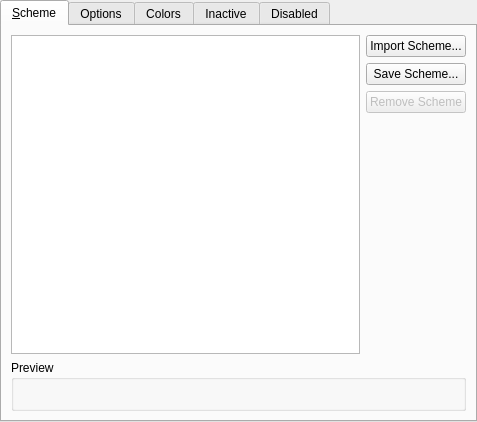
<?xml version="1.0" encoding="UTF-8"?>
<ui version="4.0">
 <class>colorSettings</class>
 <widget class="QWidget" name="colorSettings">
  <property name="geometry">
   <rect>
    <x>0</x>
    <y>0</y>
    <width>477</width>
    <height>422</height>
   </rect>
  </property>
  <layout class="QVBoxLayout">
   <property name="margin">
    <number>0</number>
   </property>
   <item>
    <widget class="QTabWidget" name="tabWidget">
     <property name="currentIndex">
      <number>0</number>
     </property>
     <widget class="QWidget" name="pageScheme">
      <attribute name="title">
       <string>&amp;Scheme</string>
      </attribute>
      <layout class="QGridLayout" name="gridLayout">
       <item row="0" column="0">
        <widget class="KListWidget" name="schemeList">
         <property name="sizePolicy">
          <sizepolicy hsizetype="Expanding" vsizetype="Expanding">
           <horstretch>0</horstretch>
           <verstretch>0</verstretch>
          </sizepolicy>
         </property>
         <property name="iconSize">
          <size>
           <width>23</width>
           <height>16</height>
          </size>
         </property>
        </widget>
       </item>
       <item row="0" column="1">
        <layout class="QVBoxLayout" name="verticalLayout_2">
         <item>
          <widget class="KPushButton" name="schemeImportButton">
           <property name="toolTip">
            <string>Import a color scheme from a file</string>
           </property>
           <property name="text">
            <string>Import Scheme...</string>
           </property>
          </widget>
         </item>
         <item>
          <widget class="KPushButton" name="schemeSaveButton">
           <property name="toolTip">
            <string>Save the current color scheme</string>
           </property>
           <property name="text">
            <string>Save Scheme...</string>
           </property>
          </widget>
         </item>
         <item>
          <widget class="KPushButton" name="schemeRemoveButton">
           <property name="enabled">
            <bool>false</bool>
           </property>
           <property name="toolTip">
            <string>Remove the selected scheme</string>
           </property>
           <property name="text">
            <string>Remove Scheme</string>
           </property>
          </widget>
         </item>
         <item>
          <spacer>
           <property name="orientation">
            <enum>Qt::Vertical</enum>
           </property>
           <property name="sizeHint" stdset="0">
            <size>
             <width>20</width>
             <height>40</height>
            </size>
           </property>
          </spacer>
         </item>
        </layout>
       </item>
       <item row="1" column="0" colspan="2">
        <widget class="QGroupBox" name="groupBox_3">
         <property name="sizePolicy">
          <sizepolicy hsizetype="Preferred" vsizetype="Fixed">
           <horstretch>0</horstretch>
           <verstretch>0</verstretch>
          </sizepolicy>
         </property>
         <property name="title">
          <string>Preview</string>
         </property>
         <layout class="QVBoxLayout" name="verticalLayout_3">
          <item>
           <widget class="PreviewWidget" name="schemePreview" native="true">
            <property name="sizePolicy">
             <sizepolicy hsizetype="Preferred" vsizetype="Fixed">
              <horstretch>0</horstretch>
              <verstretch>0</verstretch>
             </sizepolicy>
            </property>
            <property name="minimumSize">
             <size>
              <width>0</width>
              <height>10</height>
             </size>
            </property>
           </widget>
          </item>
         </layout>
        </widget>
       </item>
      </layout>
     </widget>
     <widget class="QWidget" name="pageOptions">
      <attribute name="title">
       <string>Options</string>
      </attribute>
      <layout class="QVBoxLayout" name="verticalLayout_7">
       <item>
        <widget class="QCheckBox" name="useInactiveEffects">
         <property name="text">
          <string>Apply inactive window color &amp;effects</string>
         </property>
        </widget>
       </item>
       <item>
        <widget class="QCheckBox" name="inactiveSelectionEffect">
         <property name="text">
          <string>In&amp;active selection changes color</string>
         </property>
        </widget>
       </item>
       <item>
        <widget class="QCheckBox" name="shadeSortedColumn">
         <property name="text">
          <string>Shade sorted column &amp;in lists</string>
         </property>
        </widget>
       </item>
       <item>
        <widget class="QCheckBox" name="applyToAlien">
         <property name="mouseTracking">
          <bool>true</bool>
         </property>
         <property name="text">
          <string>Apply colors to &amp;non-KDE4 applications</string>
         </property>
        </widget>
       </item>
       <item>
        <widget class="QGroupBox" name="groupBox_5">
         <property name="toolTip">
          <string>Shading of frames and lighting (&quot;3D&quot;) effects</string>
         </property>
         <property name="title">
          <string>Shading</string>
         </property>
         <layout class="QGridLayout" name="gridLayout_3">
          <property name="horizontalSpacing">
           <number>12</number>
          </property>
          <property name="verticalSpacing">
           <number>0</number>
          </property>
          <item row="0" column="1">
           <widget class="QLabel" name="label_9">
            <property name="text">
             <string>Minimum</string>
            </property>
           </widget>
          </item>
          <item row="0" column="2">
           <spacer name="horizontalSpacer">
            <property name="orientation">
             <enum>Qt::Horizontal</enum>
            </property>
            <property name="sizeHint" stdset="0">
             <size>
              <width>198</width>
              <height>20</height>
             </size>
            </property>
           </spacer>
          </item>
          <item row="0" column="3">
           <widget class="QLabel" name="label_10">
            <property name="text">
             <string>Maximum</string>
            </property>
           </widget>
          </item>
          <item row="1" column="0">
           <widget class="QLabel" name="label_8">
            <property name="text">
             <string>Contrast</string>
            </property>
           </widget>
          </item>
          <item row="1" column="1" colspan="3">
           <widget class="QSlider" name="contrastSlider">
            <property name="maximum">
             <number>10</number>
            </property>
            <property name="pageStep">
             <number>5</number>
            </property>
            <property name="orientation">
             <enum>Qt::Horizontal</enum>
            </property>
           </widget>
          </item>
         </layout>
        </widget>
       </item>
       <item>
        <spacer name="verticalSpacer">
         <property name="orientation">
          <enum>Qt::Vertical</enum>
         </property>
         <property name="sizeHint" stdset="0">
          <size>
           <width>20</width>
           <height>141</height>
          </size>
         </property>
        </spacer>
       </item>
      </layout>
     </widget>
     <widget class="QWidget" name="pageColors">
      <attribute name="title">
       <string>Colors</string>
      </attribute>
      <layout class="QGridLayout" name="gridLayout_2">
       <item row="0" column="0">
        <widget class="QLabel" name="label_7">
         <property name="sizePolicy">
          <sizepolicy hsizetype="Preferred" vsizetype="Preferred">
           <horstretch>0</horstretch>
           <verstretch>0</verstretch>
          </sizepolicy>
         </property>
         <property name="text">
          <string>Color set:</string>
         </property>
        </widget>
       </item>
       <item row="0" column="1">
        <widget class="QComboBox" name="colorSet">
         <property name="sizePolicy">
          <sizepolicy hsizetype="MinimumExpanding" vsizetype="Fixed">
           <horstretch>0</horstretch>
           <verstretch>0</verstretch>
          </sizepolicy>
         </property>
         <property name="toolTip">
          <string>Colorset to view/modify</string>
         </property>
         <item>
          <property name="text">
           <string comment="color-sets" extracomment="'Common' here means &quot;frequent/not rare&quot;, not &quot;shared&quot;">Common Colors</string>
          </property>
         </item>
         <item>
          <property name="text">
           <string comment="color-sets" extracomment="see kdebase/workspace/kcontrol/colors/README.i18n">View</string>
          </property>
         </item>
         <item>
          <property name="text">
           <string comment="color-sets" extracomment="see kdebase/workspace/kcontrol/colors/README.i18n">Window</string>
          </property>
         </item>
         <item>
          <property name="text">
           <string comment="color-sets" extracomment="see kdebase/workspace/kcontrol/colors/README.i18n">Button</string>
          </property>
         </item>
         <item>
          <property name="text">
           <string comment="color-sets" extracomment="see kdebase/workspace/kcontrol/colors/README.i18n">Selection</string>
          </property>
         </item>
         <item>
          <property name="text">
           <string comment="color-sets" extracomment="see kdebase/workspace/kcontrol/colors/README.i18n">Tooltip</string>
          </property>
         </item>
        </widget>
       </item>
       <item row="1" column="0" colspan="2">
        <widget class="QStackedWidget" name="stackColors">
         <property name="currentIndex">
          <number>0</number>
         </property>
         <widget class="QWidget" name="pageCommonColors">
          <layout class="QGridLayout">
           <property name="margin">
            <number>0</number>
           </property>
           <item row="0" column="0">
            <widget class="QTableWidget" name="commonColorTable">
             <property name="editTriggers">
              <set>QAbstractItemView::NoEditTriggers</set>
             </property>
             <property name="selectionMode">
              <enum>QAbstractItemView::SingleSelection</enum>
             </property>
             <property name="selectionBehavior">
              <enum>QAbstractItemView::SelectRows</enum>
             </property>
             <property name="wordWrap">
              <bool>true</bool>
             </property>
             <property name="columnCount">
              <number>2</number>
             </property>
             <row>
              <property name="text">
               <string>New Row</string>
              </property>
             </row>
             <row>
              <property name="text">
               <string>New Row</string>
              </property>
             </row>
             <row>
              <property name="text">
               <string>New Row</string>
              </property>
             </row>
             <row>
              <property name="text">
               <string>New Row</string>
              </property>
             </row>
             <row>
              <property name="text">
               <string>New Row</string>
              </property>
             </row>
             <row>
              <property name="text">
               <string>New Row</string>
              </property>
             </row>
             <row>
              <property name="text">
               <string>New Row</string>
              </property>
             </row>
             <row>
              <property name="text">
               <string>New Row</string>
              </property>
             </row>
             <row>
              <property name="text">
               <string>New Row</string>
              </property>
             </row>
             <row>
              <property name="text">
               <string>New Row</string>
              </property>
             </row>
             <row>
              <property name="text">
               <string>New Row</string>
              </property>
             </row>
             <row>
              <property name="text">
               <string>New Row</string>
              </property>
             </row>
             <row>
              <property name="text">
               <string>New Row</string>
              </property>
             </row>
             <row>
              <property name="text">
               <string>New Row</string>
              </property>
             </row>
             <row>
              <property name="text">
               <string>New Row</string>
              </property>
             </row>
             <row>
              <property name="text">
               <string>New Row</string>
              </property>
             </row>
             <row>
              <property name="text">
               <string>New Row</string>
              </property>
             </row>
             <row>
              <property name="text">
               <string>New Row</string>
              </property>
             </row>
             <row>
              <property name="text">
               <string>New Row</string>
              </property>
             </row>
             <row>
              <property name="text">
               <string>New Row</string>
              </property>
             </row>
             <row>
              <property name="text">
               <string>New Row</string>
              </property>
             </row>
             <row>
              <property name="text">
               <string>New Row</string>
              </property>
             </row>
             <row>
              <property name="text">
               <string>New Row</string>
              </property>
             </row>
             <row>
              <property name="text">
               <string>New Row</string>
              </property>
             </row>
             <row>
              <property name="text">
               <string>New Row</string>
              </property>
             </row>
             <row>
              <property name="text">
               <string>New Row</string>
              </property>
             </row>
             <column>
              <property name="text">
               <string>0</string>
              </property>
             </column>
             <column>
              <property name="text">
               <string>1</string>
              </property>
             </column>
             <item row="0" column="0">
              <property name="text">
               <string>View Background</string>
              </property>
             </item>
             <item row="1" column="0">
              <property name="text">
               <string>View Text</string>
              </property>
             </item>
             <item row="2" column="0">
              <property name="text">
               <string>Window Background</string>
              </property>
             </item>
             <item row="3" column="0">
              <property name="text">
               <string>Window Text</string>
              </property>
             </item>
             <item row="4" column="0">
              <property name="text">
               <string>Button Background</string>
              </property>
             </item>
             <item row="5" column="0">
              <property name="text">
               <string>Button Text</string>
              </property>
             </item>
             <item row="6" column="0">
              <property name="text">
               <string>Selection Background</string>
              </property>
             </item>
             <item row="7" column="0">
              <property name="text">
               <string>Selection Text</string>
              </property>
             </item>
             <item row="8" column="0">
              <property name="text">
               <string>Selection Inactive Text</string>
              </property>
             </item>
             <item row="9" column="0">
              <property name="text">
               <string>Inactive Text</string>
              </property>
             </item>
             <item row="10" column="0">
              <property name="text">
               <string>Active Text</string>
              </property>
             </item>
             <item row="11" column="0">
              <property name="text">
               <string>Link Text</string>
              </property>
             </item>
             <item row="12" column="0">
              <property name="text">
               <string>Visited Text</string>
              </property>
             </item>
             <item row="13" column="0">
              <property name="text">
               <string>Negative Text</string>
              </property>
             </item>
             <item row="14" column="0">
              <property name="text">
               <string>Neutral Text</string>
              </property>
             </item>
             <item row="15" column="0">
              <property name="text">
               <string>Positive Text</string>
              </property>
             </item>
             <item row="16" column="0">
              <property name="text">
               <string>Focus Decoration</string>
              </property>
             </item>
             <item row="17" column="0">
              <property name="text">
               <string>Hover Decoration</string>
              </property>
             </item>
             <item row="18" column="0">
              <property name="text">
               <string>Tooltip Background</string>
              </property>
             </item>
             <item row="19" column="0">
              <property name="text">
               <string>Tooltip Text</string>
              </property>
             </item>
             <item row="20" column="0">
              <property name="text">
               <string>Active Titlebar</string>
              </property>
             </item>
             <item row="21" column="0">
              <property name="text">
               <string>Active Titlebar Text</string>
              </property>
             </item>
             <item row="22" column="0">
              <property name="text">
               <string>Active Titlebar Secondary</string>
              </property>
             </item>
             <item row="23" column="0">
              <property name="text">
               <string>Inactive Titlebar</string>
              </property>
             </item>
             <item row="24" column="0">
              <property name="text">
               <string>Inactive Titlebar Text</string>
              </property>
             </item>
             <item row="25" column="0">
              <property name="text">
               <string>Inactive Titlebar Secondary</string>
              </property>
             </item>
            </widget>
           </item>
          </layout>
         </widget>
         <widget class="QWidget" name="pageSetColors">
          <layout class="QGridLayout">
           <property name="margin">
            <number>0</number>
           </property>
           <item row="0" column="0">
            <widget class="QTableWidget" name="colorTable">
             <property name="editTriggers">
              <set>QAbstractItemView::NoEditTriggers</set>
             </property>
             <property name="selectionMode">
              <enum>QAbstractItemView::SingleSelection</enum>
             </property>
             <property name="selectionBehavior">
              <enum>QAbstractItemView::SelectRows</enum>
             </property>
             <property name="wordWrap">
              <bool>true</bool>
             </property>
             <property name="columnCount">
              <number>2</number>
             </property>
             <column/>
             <column/>
            </widget>
           </item>
          </layout>
         </widget>
        </widget>
       </item>
       <item row="2" column="0" colspan="2">
        <widget class="QGroupBox" name="groupBox_4">
         <property name="sizePolicy">
          <sizepolicy hsizetype="Preferred" vsizetype="Fixed">
           <horstretch>0</horstretch>
           <verstretch>0</verstretch>
          </sizepolicy>
         </property>
         <property name="minimumSize">
          <size>
           <width>0</width>
           <height>0</height>
          </size>
         </property>
         <property name="title">
          <string>Preview</string>
         </property>
         <layout class="QVBoxLayout" name="verticalLayout_4">
          <item>
           <widget class="QStackedWidget" name="stackPreview">
            <property name="currentIndex">
             <number>0</number>
            </property>
            <widget class="QWidget" name="pageCommonPreview">
             <layout class="QVBoxLayout" name="verticalLayout">
              <property name="margin">
               <number>0</number>
              </property>
              <item>
               <widget class="PreviewWidget" name="colorPreview" native="true">
                <property name="sizePolicy">
                 <sizepolicy hsizetype="Preferred" vsizetype="Fixed">
                  <horstretch>0</horstretch>
                  <verstretch>0</verstretch>
                 </sizepolicy>
                </property>
                <property name="minimumSize">
                 <size>
                  <width>0</width>
                  <height>10</height>
                 </size>
                </property>
               </widget>
              </item>
             </layout>
            </widget>
            <widget class="QWidget" name="pageSetPreview">
             <layout class="QVBoxLayout" name="verticalLayout_5">
              <property name="margin">
               <number>0</number>
              </property>
              <item>
               <widget class="SetPreviewWidget" name="setPreview" native="true">
                <property name="sizePolicy">
                 <sizepolicy hsizetype="Preferred" vsizetype="Fixed">
                  <horstretch>0</horstretch>
                  <verstretch>0</verstretch>
                 </sizepolicy>
                </property>
                <property name="minimumSize">
                 <size>
                  <width>0</width>
                  <height>10</height>
                 </size>
                </property>
               </widget>
              </item>
             </layout>
            </widget>
           </widget>
          </item>
         </layout>
        </widget>
       </item>
      </layout>
     </widget>
     <widget class="QWidget" name="pageInactice">
      <attribute name="title">
       <string comment="@title:tab color transformations on inactive elements">Inactive</string>
      </attribute>
      <layout class="QGridLayout" name="gridLayout_4">
       <item row="0" column="0">
        <widget class="QLabel" name="label">
         <property name="text">
          <string>Intensity:</string>
         </property>
         <property name="alignment">
          <set>Qt::AlignRight|Qt::AlignTrailing|Qt::AlignVCenter</set>
         </property>
        </widget>
       </item>
       <item row="0" column="1">
        <widget class="QComboBox" name="inactiveIntensityBox">
         <property name="toolTip">
          <string>Inactive intensity effect type</string>
         </property>
         <item>
          <property name="text">
           <string comment="no inactive intensity effect">None</string>
          </property>
         </item>
         <item>
          <property name="text">
           <string comment="inactive intensity effect">Shade</string>
          </property>
         </item>
         <item>
          <property name="text">
           <string comment="inactive intensity effect">Darken</string>
          </property>
         </item>
         <item>
          <property name="text">
           <string comment="inactive intensity effect">Lighten</string>
          </property>
         </item>
        </widget>
       </item>
       <item row="0" column="2">
        <widget class="QSlider" name="inactiveIntensitySlider">
         <property name="enabled">
          <bool>false</bool>
         </property>
         <property name="toolTip">
          <string>Inactive intensity effect amount</string>
         </property>
         <property name="maximum">
          <number>40</number>
         </property>
         <property name="pageStep">
          <number>10</number>
         </property>
         <property name="orientation">
          <enum>Qt::Horizontal</enum>
         </property>
        </widget>
       </item>
       <item row="0" column="3">
        <spacer name="spacer">
         <property name="orientation">
          <enum>Qt::Horizontal</enum>
         </property>
         <property name="sizeType">
          <enum>QSizePolicy::Minimum</enum>
         </property>
         <property name="sizeHint" stdset="0">
          <size>
           <width>69</width>
           <height>22</height>
          </size>
         </property>
        </spacer>
       </item>
       <item row="1" column="0">
        <widget class="QLabel" name="label_2">
         <property name="text">
          <string>Color:</string>
         </property>
         <property name="alignment">
          <set>Qt::AlignRight|Qt::AlignTrailing|Qt::AlignVCenter</set>
         </property>
        </widget>
       </item>
       <item row="1" column="1">
        <widget class="QComboBox" name="inactiveColorBox">
         <property name="toolTip">
          <string>Inactive color effect type</string>
         </property>
         <item>
          <property name="text">
           <string comment="no inactive color effect">None</string>
          </property>
         </item>
         <item>
          <property name="text">
           <string comment="inactive color effect">Desaturate</string>
          </property>
         </item>
         <item>
          <property name="text">
           <string comment="inactive color effect">Fade</string>
          </property>
         </item>
         <item>
          <property name="text">
           <string comment="inactive color effect">Tint</string>
          </property>
         </item>
        </widget>
       </item>
       <item row="1" column="2">
        <widget class="QSlider" name="inactiveColorSlider">
         <property name="enabled">
          <bool>false</bool>
         </property>
         <property name="toolTip">
          <string>Inactive color amount</string>
         </property>
         <property name="maximum">
          <number>40</number>
         </property>
         <property name="pageStep">
          <number>10</number>
         </property>
         <property name="orientation">
          <enum>Qt::Horizontal</enum>
         </property>
        </widget>
       </item>
       <item row="1" column="3">
        <widget class="KColorButton" name="inactiveColorButton">
         <property name="enabled">
          <bool>false</bool>
         </property>
         <property name="toolTip">
          <string>Inactive color</string>
         </property>
        </widget>
       </item>
       <item row="2" column="0">
        <widget class="QLabel" name="label_3">
         <property name="text">
          <string>Contrast:</string>
         </property>
         <property name="alignment">
          <set>Qt::AlignRight|Qt::AlignTrailing|Qt::AlignVCenter</set>
         </property>
        </widget>
       </item>
       <item row="2" column="1">
        <widget class="QComboBox" name="inactiveContrastBox">
         <property name="toolTip">
          <string>Inactive contrast effect type</string>
         </property>
         <item>
          <property name="text">
           <string comment="no inactive contrast effect">None</string>
          </property>
         </item>
         <item>
          <property name="text">
           <string comment="inactive contrast effect">Fade</string>
          </property>
         </item>
         <item>
          <property name="text">
           <string comment="inactive contrast effect">Tint</string>
          </property>
         </item>
        </widget>
       </item>
       <item row="2" column="2">
        <widget class="QSlider" name="inactiveContrastSlider">
         <property name="enabled">
          <bool>false</bool>
         </property>
         <property name="toolTip">
          <string>Inactive contrast effect amount</string>
         </property>
         <property name="maximum">
          <number>20</number>
         </property>
         <property name="pageStep">
          <number>5</number>
         </property>
         <property name="orientation">
          <enum>Qt::Horizontal</enum>
         </property>
        </widget>
       </item>
       <item row="2" column="3">
        <spacer name="spacer_2">
         <property name="orientation">
          <enum>Qt::Horizontal</enum>
         </property>
         <property name="sizeType">
          <enum>QSizePolicy::Minimum</enum>
         </property>
         <property name="sizeHint" stdset="0">
          <size>
           <width>69</width>
           <height>20</height>
          </size>
         </property>
        </spacer>
       </item>
       <item row="4" column="0" colspan="4">
        <spacer name="verticalSpacer_3">
         <property name="orientation">
          <enum>Qt::Vertical</enum>
         </property>
         <property name="sizeHint" stdset="0">
          <size>
           <width>20</width>
           <height>0</height>
          </size>
         </property>
        </spacer>
       </item>
       <item row="3" column="0" colspan="4">
        <widget class="QGroupBox" name="groupBox">
         <property name="title">
          <string>Preview</string>
         </property>
         <layout class="QVBoxLayout" name="verticalLayout_6">
          <item>
           <widget class="PreviewWidget" name="inactivePreview" native="true">
            <property name="sizePolicy">
             <sizepolicy hsizetype="Preferred" vsizetype="Fixed">
              <horstretch>0</horstretch>
              <verstretch>0</verstretch>
             </sizepolicy>
            </property>
            <property name="minimumSize">
             <size>
              <width>0</width>
              <height>10</height>
             </size>
            </property>
           </widget>
          </item>
         </layout>
        </widget>
       </item>
      </layout>
     </widget>
     <widget class="QWidget" name="pageDisabled">
      <attribute name="title">
       <string comment="@title:tab color transformations on disabled elements">Disabled</string>
      </attribute>
      <layout class="QGridLayout" name="gridLayout_5">
       <item row="0" column="0">
        <widget class="QLabel" name="label_5">
         <property name="text">
          <string>Intensity:</string>
         </property>
         <property name="alignment">
          <set>Qt::AlignRight|Qt::AlignTrailing|Qt::AlignVCenter</set>
         </property>
        </widget>
       </item>
       <item row="0" column="1">
        <widget class="QComboBox" name="disabledIntensityBox">
         <property name="toolTip">
          <string>Disabled intensity effect type</string>
         </property>
         <item>
          <property name="text">
           <string comment="no disabled intensity effect">None</string>
          </property>
         </item>
         <item>
          <property name="text">
           <string comment="disabled intensity effect">Shade</string>
          </property>
         </item>
         <item>
          <property name="text">
           <string comment="disabled intensity effect">Darken</string>
          </property>
         </item>
         <item>
          <property name="text">
           <string comment="disabled intensity effect">Lighten</string>
          </property>
         </item>
        </widget>
       </item>
       <item row="0" column="2">
        <widget class="QSlider" name="disabledIntensitySlider">
         <property name="enabled">
          <bool>false</bool>
         </property>
         <property name="toolTip">
          <string>Disabled intensity effect amount</string>
         </property>
         <property name="maximum">
          <number>40</number>
         </property>
         <property name="pageStep">
          <number>10</number>
         </property>
         <property name="orientation">
          <enum>Qt::Horizontal</enum>
         </property>
        </widget>
       </item>
       <item row="0" column="3">
        <spacer name="spacer_3">
         <property name="orientation">
          <enum>Qt::Horizontal</enum>
         </property>
         <property name="sizeType">
          <enum>QSizePolicy::Minimum</enum>
         </property>
         <property name="sizeHint" stdset="0">
          <size>
           <width>69</width>
           <height>22</height>
          </size>
         </property>
        </spacer>
       </item>
       <item row="1" column="0">
        <widget class="QLabel" name="label_4">
         <property name="text">
          <string>Color:</string>
         </property>
         <property name="alignment">
          <set>Qt::AlignRight|Qt::AlignTrailing|Qt::AlignVCenter</set>
         </property>
        </widget>
       </item>
       <item row="1" column="1">
        <widget class="QComboBox" name="disabledColorBox">
         <property name="toolTip">
          <string>Disabled color effect type</string>
         </property>
         <item>
          <property name="text">
           <string comment="no disabled color effect">None</string>
          </property>
         </item>
         <item>
          <property name="text">
           <string comment="disabled color effect">Desaturate</string>
          </property>
         </item>
         <item>
          <property name="text">
           <string comment="disabled color effect">Fade</string>
          </property>
         </item>
         <item>
          <property name="text">
           <string comment="disabled color effect">Tint</string>
          </property>
         </item>
        </widget>
       </item>
       <item row="1" column="2">
        <widget class="QSlider" name="disabledColorSlider">
         <property name="enabled">
          <bool>false</bool>
         </property>
         <property name="toolTip">
          <string>Disabled color effect amount</string>
         </property>
         <property name="maximum">
          <number>40</number>
         </property>
         <property name="pageStep">
          <number>10</number>
         </property>
         <property name="orientation">
          <enum>Qt::Horizontal</enum>
         </property>
        </widget>
       </item>
       <item row="1" column="3">
        <widget class="KColorButton" name="disabledColorButton">
         <property name="enabled">
          <bool>false</bool>
         </property>
         <property name="toolTip">
          <string>Disabled color</string>
         </property>
        </widget>
       </item>
       <item row="2" column="0">
        <widget class="QLabel" name="label_6">
         <property name="text">
          <string>Contrast:</string>
         </property>
         <property name="alignment">
          <set>Qt::AlignRight|Qt::AlignTrailing|Qt::AlignVCenter</set>
         </property>
        </widget>
       </item>
       <item row="2" column="1">
        <widget class="QComboBox" name="disabledContrastBox">
         <property name="toolTip">
          <string>Disabled contrast type</string>
         </property>
         <item>
          <property name="text">
           <string comment="no disabled contrast">None</string>
          </property>
         </item>
         <item>
          <property name="text">
           <string comment="disabled contrast">Fade</string>
          </property>
         </item>
         <item>
          <property name="text">
           <string comment="disabled contrast">Tint</string>
          </property>
         </item>
        </widget>
       </item>
       <item row="2" column="2">
        <widget class="QSlider" name="disabledContrastSlider">
         <property name="enabled">
          <bool>false</bool>
         </property>
         <property name="toolTip">
          <string>Disabled contrast amount</string>
         </property>
         <property name="maximum">
          <number>20</number>
         </property>
         <property name="pageStep">
          <number>10</number>
         </property>
         <property name="orientation">
          <enum>Qt::Horizontal</enum>
         </property>
        </widget>
       </item>
       <item row="2" column="3">
        <spacer name="spacer_4">
         <property name="orientation">
          <enum>Qt::Horizontal</enum>
         </property>
         <property name="sizeType">
          <enum>QSizePolicy::Minimum</enum>
         </property>
         <property name="sizeHint" stdset="0">
          <size>
           <width>69</width>
           <height>20</height>
          </size>
         </property>
        </spacer>
       </item>
       <item row="4" column="0" colspan="4">
        <spacer name="verticalSpacer_2">
         <property name="orientation">
          <enum>Qt::Vertical</enum>
         </property>
         <property name="sizeHint" stdset="0">
          <size>
           <width>20</width>
           <height>0</height>
          </size>
         </property>
        </spacer>
       </item>
       <item row="3" column="0" colspan="4">
        <widget class="QGroupBox" name="groupBox_2">
         <property name="title">
          <string>Preview</string>
         </property>
         <layout class="QVBoxLayout" name="verticalLayout_8">
          <item>
           <widget class="PreviewWidget" name="disabledPreview" native="true">
            <property name="sizePolicy">
             <sizepolicy hsizetype="Preferred" vsizetype="Fixed">
              <horstretch>0</horstretch>
              <verstretch>0</verstretch>
             </sizepolicy>
            </property>
            <property name="minimumSize">
             <size>
              <width>0</width>
              <height>10</height>
             </size>
            </property>
           </widget>
          </item>
         </layout>
        </widget>
       </item>
      </layout>
     </widget>
    </widget>
   </item>
  </layout>
 </widget>
 <customwidgets>
  <customwidget>
   <class>KListWidget</class>
   <extends>QListWidget</extends>
   <header>klistwidget.h</header>
  </customwidget>
  <customwidget>
   <class>KPushButton</class>
   <extends>QPushButton</extends>
   <header>kpushbutton.h</header>
  </customwidget>
  <customwidget>
   <class>KColorButton</class>
   <extends>QPushButton</extends>
   <header>kcolorbutton.h</header>
  </customwidget>
  <customwidget>
   <class>PreviewWidget</class>
   <extends>QWidget</extends>
   <header>previewwidget.h</header>
   <container>1</container>
  </customwidget>
  <customwidget>
   <class>SetPreviewWidget</class>
   <extends>QWidget</extends>
   <header>setpreviewwidget.h</header>
   <container>1</container>
  </customwidget>
 </customwidgets>
 <tabstops>
  <tabstop>tabWidget</tabstop>
  <tabstop>schemeList</tabstop>
  <tabstop>schemeKnsButton</tabstop>
  <tabstop>schemeImportButton</tabstop>
  <tabstop>schemeSaveButton</tabstop>
  <tabstop>schemeRemoveButton</tabstop>
  <tabstop>useInactiveEffects</tabstop>
  <tabstop>inactiveSelectionEffect</tabstop>
  <tabstop>shadeSortedColumn</tabstop>
  <tabstop>applyToAlien</tabstop>
  <tabstop>contrastSlider</tabstop>
  <tabstop>colorSet</tabstop>
  <tabstop>commonColorTable</tabstop>
  <tabstop>inactiveIntensityBox</tabstop>
  <tabstop>inactiveIntensitySlider</tabstop>
  <tabstop>inactiveColorBox</tabstop>
  <tabstop>inactiveColorSlider</tabstop>
  <tabstop>inactiveContrastBox</tabstop>
  <tabstop>inactiveContrastSlider</tabstop>
  <tabstop>inactiveColorButton</tabstop>
  <tabstop>disabledIntensityBox</tabstop>
  <tabstop>disabledIntensitySlider</tabstop>
  <tabstop>disabledColorBox</tabstop>
  <tabstop>disabledColorSlider</tabstop>
  <tabstop>disabledContrastBox</tabstop>
  <tabstop>disabledContrastSlider</tabstop>
  <tabstop>disabledColorButton</tabstop>
  <tabstop>colorTable</tabstop>
 </tabstops>
 <resources/>
 <connections/>
</ui>
